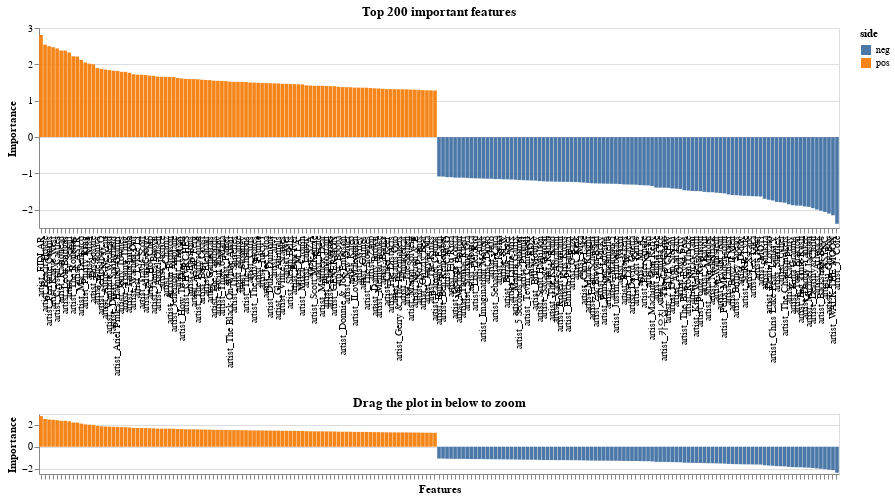

Notebook source saved alongside this figure:
### Code cell
import altair as alt

base = (
    alt.Chart(feat_importance_200.reset_index())
    .mark_bar()
    .encode(
        x=alt.X(
            "index",
        ),
        y="Importance:Q",
        color="side",
    )
    .properties(height=200, width=800, title="Top 200 important features")
)

brush = alt.selection_interval(encodings=["x"])
lower = (
    base.encode(
        x=alt.X(
            "index",
            axis=alt.Axis(labels=False, title="Features"),
            sort=alt.SortField(field="rank", order="ascending"),
        )
    )
    .properties(height=60, width=800, title="Drag the plot in below to zoom")
    .add_selection(brush)
)

upper = base.encode(
    alt.X(
        "index",
        scale=alt.Scale(domain=brush),
        axis=alt.Axis(title=""),
        sort=alt.SortField(field="rank", order="ascending"),
    )
)

upper & lower

### Figure 1 — Vega-Lite specification as saved in the notebook (floating-point values rounded to 4 significant figures; data arrays with more than 128 entries replaced by an {"elided": "..."} marker saying what was removed)
{"config": {"view": {"continuousWidth": 400, "continuousHeight": 300}}, "vconcat": [{"mark": "bar", "encoding": {"color": {"type": "nominal", "field": "side"}, "x": {"type": "nominal", "axis": {"title": ""}, "field": "index", "scale": {"domain": {"selection": "selector001"}}, "sort": {"field": "rank", "order": "ascending"}}, "y": {"type": "quantitative", "field": "Importance"}}, "height": 200, "title": "Top 200 important features", "width": 800}, {"mark": "bar", "encoding": {"color": {"type": "nominal", "field": "side"}, "x": {"type": "nominal", "axis": {"labels": false, "title": "Features"}, "field": "index", "sort": {"field": "rank", "order": "ascending"}}, "y": {"type": "quantitative", "field": "Importance"}}, "height": 60, "selection": {"selector001": {"type": "interval", "encodings": ["x"]}}, "title": "Drag the plot in below to zoom", "width": 800}], "data": {"name": "data-a5ca73e0555370feaa8eb88d1c5eda95"}, "$schema": "https://vega.github.io/schema/vega-lite/v4.8.1.json", "datasets": {"data-a5ca73e0555370feaa8eb88d1c5eda95": {"elided": "199 records"}}}
